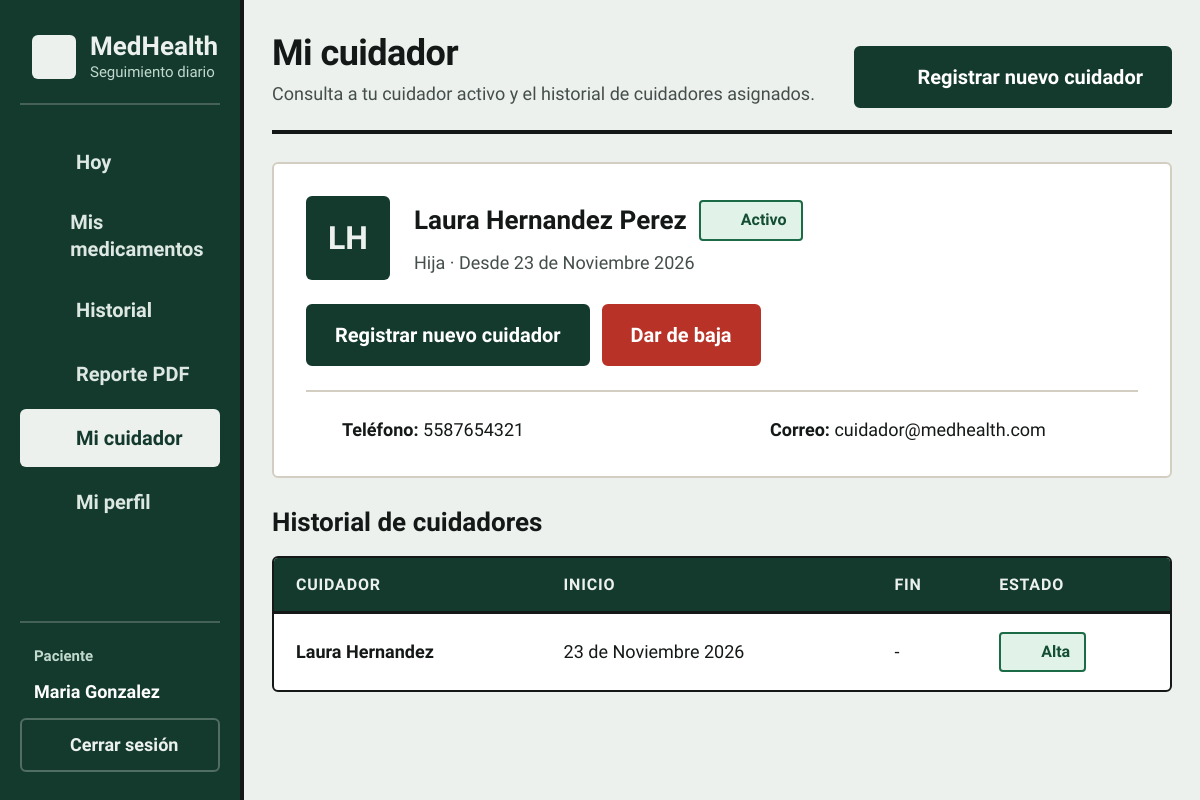
Page /views/perfil_cuidador.php (signed in) on the committed database.
### tables this page shows
CREATE TABLE IF NOT EXISTS cuidadores (
    id_cuidador INT UNSIGNED AUTO_INCREMENT PRIMARY KEY,
    id_usuario INT UNSIGNED NOT NULL UNIQUE,
    nombre VARCHAR(100) NOT NULL,
    apellido_paterno VARCHAR(100) NOT NULL,
    apellido_materno VARCHAR(100) NULL,
    parentesco VARCHAR(50) NOT NULL,
    telefono VARCHAR(20) NOT NULL,
    CONSTRAINT fk_cuidadores_usuario
        FOREIGN KEY (id_usuario) REFERENCES usuarios(id_usuario)
        ON DELETE CASCADE ON UPDATE CASCADE
);

CREATE TABLE IF NOT EXISTS paciente_cuidador (
    id_relacion INT UNSIGNED AUTO_INCREMENT PRIMARY KEY,
    id_paciente INT UNSIGNED NOT NULL,
    id_cuidador INT UNSIGNED NOT NULL,
    fecha_inicio DATE NOT NULL,
    fecha_fin DATE NULL,
    CONSTRAINT fk_pc_paciente
        FOREIGN KEY (id_paciente) REFERENCES pacientes(id_paciente)
        ON DELETE CASCADE ON UPDATE CASCADE,
    CONSTRAINT fk_pc_cuidador
        FOREIGN KEY (id_cuidador) REFERENCES cuidadores(id_cuidador)
        ON DELETE CASCADE ON UPDATE CASCADE
);

CREATE TABLE IF NOT EXISTS usuarios (
    id_usuario INT UNSIGNED AUTO_INCREMENT PRIMARY KEY,
    correo VARCHAR(100) NOT NULL UNIQUE,
    password VARCHAR(255) NOT NULL,
    rol ENUM('paciente', 'cuidador') NOT NULL,
    fecha_registro DATETIME DEFAULT CURRENT_TIMESTAMP
);

### includes/auth.php (called while the page is built, shortened)
<?php
include_once __DIR__ . '/../models/Paciente.php';
include_once __DIR__ . '/helpers.php';
include_once __DIR__ . '/icons.php';
function obtenerPacienteActual(PDO $db): ?array {
    $paciente = new Paciente($db);
    $paciente->id_usuario = $_SESSION['id_usuario'];
    $stmt = $paciente->leerPorUsuario();
    $row = $stmt->fetch(PDO::FETCH_ASSOC);
    return $row ? $row : null;
}
function obtenerIdPacienteActual(PDO $db): int {
    $row = obtenerPacienteActual($db);
    return $row ? (int) $row['id_paciente'] : 0;
}
?>

### models/Paciente.php (called while the page is built, shortened)
<?php
class Paciente {
    private $conn;
    private $table_name = "pacientes";
    public $id_usuario;
    public function __construct($db) {
        $this->conn = $db;
    }
    public function leerPorUsuario() {
        $query = "SELECT p.*, u.correo
                  FROM " . $this->table_name . " p
                  JOIN usuarios u ON p.id_usuario = u.id_usuario
                  WHERE p.id_usuario = ?
                  LIMIT 0,1";
        $stmt = $this->conn->prepare($query);
        $stmt->bindParam(1, $this->id_usuario);
        $stmt->execute();
        return $stmt;
    }
}
?>

### models/Cuidador.php (called while the page is built, shortened)
<?php
class Cuidador {
    private $conn;
    private $table_name = "cuidadores";
    private $table_relacion = "paciente_cuidador";
    public function __construct($db) {
        $this->conn = $db;
    }
    public function obtenerActivo($id_paciente) {
        $query = "SELECT c.*, u.correo, pc.fecha_inicio
                  FROM " . $this->table_name . " c
                  JOIN " . $this->table_relacion . " pc ON c.id_cuidador = pc.id_cuidador
                  JOIN usuarios u ON c.id_usuario = u.id_usuario
                  WHERE pc.id_paciente = ? AND pc.fecha_fin IS NULL
                  LIMIT 0,1";
        $stmt = $this->conn->prepare($query);
        $stmt->bindParam(1, $id_paciente);
        $stmt->execute();
        return $stmt->fetch(PDO::FETCH_ASSOC);
    }
    public function obtenerHistorial($id_paciente) {
        $query = "SELECT c.nombre, c.apellido_paterno, pc.fecha_inicio, pc.fecha_fin
                  FROM " . $this->table_relacion . " pc
                  JOIN " . $this->table_name . " c ON pc.id_cuidador = c.id_cuidador
                  WHERE pc.id_paciente = ?
                  ORDER BY pc.fecha_inicio DESC";
        $stmt = $this->conn->prepare($query);
        $stmt->bindParam(1, $id_paciente);
        $stmt->execute();
        return $stmt;
    }
}
?>

### includes/helpers.php (called while the page is built, shortened)
<?php
function obtenerMesesEspanol(): array {
    return [
        "Enero", "Febrero", "Marzo", "Abril", "Mayo", "Junio",
        "Julio", "Agosto", "Septiembre", "Octubre", "Noviembre", "Diciembre"
    ];
}
function formatearFechaEspanol(?string $fecha): string {
    $ts = strtotime($fecha);
    $meses = obtenerMesesEspanol();
    $mesIndex = (int) date('n', $ts) - 1;
    return date('d', $ts) . " de " . $meses[$mesIndex] . " " . date('Y', $ts);
}
function obtenerIniciales(string $nombreCompleto): string {
    $partes = preg_split('/\s+/', trim($nombreCompleto));
    $iniciales = '';
    foreach (array_slice($partes, 0, 2) as $parte) {
        $iniciales .= function_exists('mb_substr')
            ? mb_strtoupper(mb_substr($parte, 0, 1, 'UTF-8'), 'UTF-8')
            : strtoupper(substr($parte, 0, 1));
    }
    return $iniciales;
}
?>

### views/perfil_cuidador.php (the view, shortened to what this page needs)
<?php
include_once __DIR__ . '/../includes/auth.php';
include_once __DIR__ . '/../models/Cuidador.php';
$database = new Database();
$db = $database->getConnection();
$id_paciente = obtenerIdPacienteActual($db);
$cuidadorModel = new Cuidador($db);
$activo = $cuidadorModel->obtenerActivo($id_paciente);
$stmt_historial = $cuidadorModel->obtenerHistorial($id_paciente);
$historial = $stmt_historial->fetchAll(PDO::FETCH_ASSOC);
?>
<!DOCTYPE html>
<html lang="es">
<head>
    <link rel="stylesheet" href="../assets/css/medhealth.css">
</head>
<body>
    <?php include __DIR__ . '/../includes/navbar.php'; ?>
    <header class="page-header">
        <div class="page-header-text">
            <h1>Mi cuidador</h1>
            <p class="cuerpo text-muted">Consulta a tu cuidador activo y el historial de cuidadores asignados.</p>
        </div>
        <a href="alta_cuidador.php" class="btn btn-primario">
            <?php echo medhealthIcon('plus', 24); ?>
            <span>Registrar nuevo cuidador</span>
        </a>
    </header>
    <?php if ($activo): ?>
        <?php
            $nombreCompletoActivo = trim(
                $activo['nombre'] . ' ' . $activo['apellido_paterno'] . ' ' . ($activo['apellido_materno'] ?? '')
            );
            $iniciales = obtenerIniciales($nombreCompletoActivo);
            $desdeFecha = formatearFechaEspanol($activo['fecha_inicio'] ?? null);
        ?>
        <section class="tarjeta" aria-label="Cuidador activo">
            <div class="caregiver-card-layout">
                <div class="caregiver-identity">
                    <div class="avatar-iniciales" aria-hidden="true">
                        <?php echo htmlspecialchars($iniciales); ?>
                    </div>
                    <div style="display: flex; flex-direction: column; gap: 8px;">
                        <div style="display: flex; align-items: center; gap: 12px; flex-wrap: wrap;">
                            <h2><?php echo htmlspecialchars($nombreCompletoActivo); ?></h2>
                            <span class="chip chip-exito">
                                <?php echo medhealthIcon('check', 18); ?>
                                <span>Activo</span>
                            </span>
                        </div>
                        <p class="cuerpo text-muted">
                            <?php echo htmlspecialchars($activo['parentesco'] ?? ''); ?> · Desde <?php echo htmlspecialchars($desdeFecha); ?>
                        </p>
                    </div>
                </div>
                <div class="med-day-actions">
                    <a href="alta_cuidador.php" class="btn btn-primario">Registrar nuevo cuidador</a>
                    <a href="baja_cuidador.php" class="btn btn-peligro">Dar de baja</a>
                </div>
            </div>
            <div class="caregiver-details-grid">
                <div class="detail-item">
                    <?php echo medhealthIcon('phone', 24); ?>
                    <div>
                        <span class="cuerpo-bold">Teléfono: </span>
                        <span><?php echo htmlspecialchars($activo['telefono'] ?? ''); ?></span>
                    </div>
                </div>
                <div class="detail-item">
                    <?php echo medhealthIcon('mail', 24); ?>
                    <div>
                        <span class="cuerpo-bold">Correo: </span>
                        <span><?php echo htmlspecialchars($activo['correo'] ?? ''); ?></span>
                    </div>
                </div>
            </div>
        </section>
    <?php endif; ?>
    <section style="display: flex; flex-direction: column; gap: 16px;">
        <h2>Historial de cuidadores</h2>
        <?php if (count($historial) > 0): ?>
            <div class="tabla-contenedor">
                <div class="tabla-scroll">
                    <table class="tabla">
                        <thead>
                            <tr>
                                <th>Cuidador</th>
                                <th>Inicio</th>
                                <th>Fin</th>
                                <th>Estado</th>
                            </tr>
                        </thead>
                        <tbody>
                            <?php foreach ($historial as $hist): ?>
                                <?php
                                    $esAlta = ($hist['fecha_fin'] === null);
                                    $nombreHist = trim($hist['nombre'] . ' ' . $hist['apellido_paterno']);
                                ?>
                                <tr>
                                    <td><strong><?php echo htmlspecialchars($nombreHist); ?></strong></td>
                                    <td><?php echo htmlspecialchars(formatearFechaEspanol($hist['fecha_inicio'])); ?></td>
                                    <td><?php echo $esAlta ? '-' : htmlspecialchars(formatearFechaEspanol($hist['fecha_fin'])); ?></td>
                                    <td>
                                        <?php if ($esAlta): ?>
                                            <span class="chip chip-exito">
                                                <?php echo medhealthIcon('check', 18); ?>
                                                <span>Alta</span>
                                            </span>
                                        <?php endif; ?>
                                    </td>
                                </tr>
                            <?php endforeach; ?>
                        </tbody>
                    </table>
                </div>
            </div>
        <?php else: ?>
            <div class="tarjeta">
                <p class="cuerpo text-muted">No hay historial de cuidadores disponible.</p>
            </div>
        <?php endif; ?>
    </section>
    <?php include __DIR__ . '/../includes/footer.php'; ?>
</body>
</html>

### includes/icons.php
<?php
function medhealthIcon(string $name, int $size = 24, string $class = ''): string {
    $paths = [
        'pill' => '<path d="m10.5 20.5 10-10a4.95 4.95 0 1 0-7-7l-10 10a4.95 4.95 0 1 0 7 7Z"/><path d="m8.5 8.5 7 7"/>',
        'home' => '<path d="m3 9 9-7 9 7v11a2 2 0 0 1-2 2H5a2 2 0 0 1-2-2z"/><polyline points="9 22 9 12 15 12 15 22"/>',
        'clock' => '<circle cx="12" cy="12" r="10"/><polyline points="12 6 12 12 16 14"/>',
        'file-text' => '<path d="M14.5 2H6a2 2 0 0 0-2 2v16a2 2 0 0 0 2 2h12a2 2 0 0 0 2-2V7.5L14.5 2z"/><polyline points="14 2 14 8 20 8"/><line x1="16" x2="8" y1="13" y2="13"/><line x1="16" x2="8" y1="17" y2="17"/><line x1="10" x2="8" y1="9" y2="9"/>',
        'heart' => '<path d="M19 14c1.49-1.46 3-3.21 3-5.5A5.5 5.5 0 0 0 16.5 3c-1.76 0-3 .5-4.5 2-1.5-1.5-2.74-2-4.5-2A5.5 5.5 0 0 0 2 8.5c0 2.3 1.5 4.05 3 5.5l7 7Z"/>',
        'user' => '<path d="M19 21v-2a4 4 0 0 0-4-4H9a4 4 0 0 0-4 4v2"/><circle cx="12" cy="7" r="4"/>',
        'plus' => '<path d="M5 12h14"/><path d="M12 5v14"/>',
        'alert-triangle' => '<path d="m21.73 18-8-14a2 2 0 0 0-3.48 0l-8 14A2 2 0 0 0 4 21h16a2 2 0 0 0 1.73-3Z"/><line x1="12" x2="12" y1="9" y2="13"/><line x1="12" x2="12.01" y1="17" y2="17"/>',
        'check' => '<polyline points="20 6 9 17 4 12"/>',
        'x' => '<path d="M18 6 6 18"/><path d="m6 6 12 12"/>',
        'chevron-left' => '<path d="m15 18-6-6 6-6"/>',
        'chevron-right' => '<path d="m9 18 6-6-6-6"/>',
        'chevron-down' => '<path d="m6 9 6 6 6-6"/>',
        'search' => '<circle cx="11" cy="11" r="8"/><path d="m21 21-4.3-4.3"/>',
        'phone' => '<path d="M22 16.92v3a2 2 0 0 1-2.18 2 19.79 19.79 0 0 1-8.63-3.07 19.5 19.5 0 0 1-6-6 19.79 19.79 0 0 1-3.07-8.67A2 2 0 0 1 4.11 2h3a2 2 0 0 1 2 1.72 12.84 12.84 0 0 0 .7 2.81 2 2 0 0 1-.45 2.11L8.09 9.91a16 16 0 0 0 6 6l1.27-1.27a2 2 0 0 1 2.11-.45 12.84 12.84 0 0 0 2.81.7A2 2 0 0 1 22 16.92z"/>',
        'lock' => '<rect width="18" height="11" x="3" y="11" rx="2" ry="2"/><path d="M7 11V7a5 5 0 0 1 10 0v4"/>',
        'mail' => '<rect width="20" height="16" x="2" y="4" rx="2"/><path d="m22 7-8.97 5.7a1.94 1.94 0 0 1-2.06 0L2 7"/>',
        'log-out' => '<path d="M9 21H5a2 2 0 0 1-2-2V5a2 2 0 0 1 2-2h4"/><polyline points="16 17 21 12 16 7"/><line x1="21" x2="9" y1="12" y2="12"/>'
    ];
    $inner = $paths[$name] ?? '';
    $classAttr = $class !== '' ? ' class="' . htmlspecialchars($class) . '"' : '';
    return '<svg xmlns="http://www.w3.org/2000/svg" width="' . (int) $size . '" height="' . (int) $size . '" viewBox="0 0 24 24" fill="none" stroke="currentColor" stroke-width="2" stroke-linecap="round" stroke-linejoin="round" aria-hidden="true"' . $classAttr . '>' . $inner . '</svg>';
}
?>

### rows in the picture
cuidadores: iniciales "LH", nombreCompletoActivo "Laura Hernandez Perez", parentesco "Hija", paciente_cuidador.fecha_inicio "23 de Noviembre 2026", telefono "5587654321", id_usuario.correo "cuidador@medhealth.com"
paciente_cuidador: id_cuidador.apellido_paterno "Laura Hernandez", fecha_inicio "23 de Noviembre 2026", $size 18 (drawn)

### other values in the picture
$item['label'] "Hoy"
$item['label'] "Mis medicamentos"
$item['label'] "Historial"
$item['label'] "Reporte PDF"
$item['label'] "Mi cuidador"
$item['label'] "Mi perfil"
$nombreUsuarioSidebar "Maria Gonzalez"
